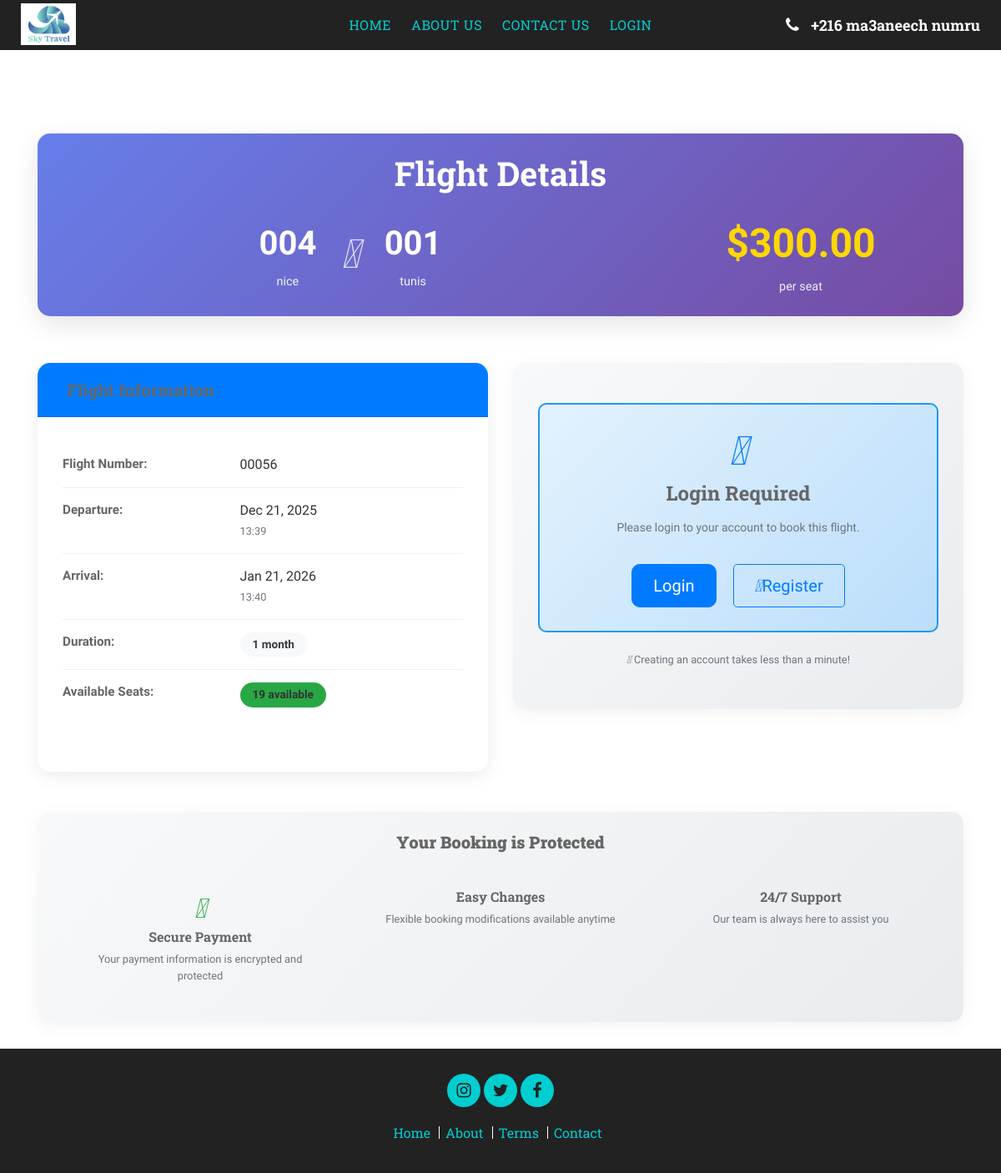
Page /flight/3/ on the committed database.
### reservations/models.py (models this page shows, shortened)
class Flight(models.Model):
    number = models.CharField(max_length=10)
    origin = models.ForeignKey(Airport, related_name='departures', on_delete=models.CASCADE)
    destination = models.ForeignKey(Airport, related_name='arrivals', on_delete=models.CASCADE)
    departure_time = models.DateTimeField()
    arrival_time = models.DateTimeField()
    price = models.DecimalField(max_digits=10, decimal_places=2)
    seats = models.PositiveIntegerField()
    class Meta:
        constraints = [
            models.CheckConstraint(
                check=Q(arrival_time__gt=F("departure_time")),
                name="arrival_after_departure",
            ),
            models.CheckConstraint(
                check=Q(price__gte=0) & Q(seats__gte=0),
                name="non_negative_price_seats",
            ),
        ]

class Airport(models.Model):
    code = models.CharField(max_length=10, unique=True)
    name = models.CharField(max_length=100)
    city = models.CharField(max_length=100)
    country = models.CharField(max_length=100)

### reservations/views.py (the view)
# urls.py: path('flight/<int:pk>/', views.flight_detail, name='flight_detail'),  # Detail page (no login required)
def flight_detail(request, pk):
    flight = get_object_or_404(Flight, pk=pk)
    booked_seats = Booking.objects.filter(flight=flight).aggregate(total=Sum("seats")).get("total") or 0
    available_seats = max(flight.seats - booked_seats, 0)
    return render(request, "reservations/flight_detail.html", {
        "flight": flight,
        "available_seats": available_seats
    })

### templates/reservations/flight_detail.html (shortened to what this page needs)
{% extends 'base_template/base.html' %}
{% load static %}
{% load tz %}
{% block content %}
<div class="container detail-container">
    <div class="row mb-4">
        <div class="col-12">
            <div class="card flight-header-card">
                <div class="card-body py-4">
                    <h1 class="text-center mb-4">Flight Details</h1>
                    <div class="row align-items-center">
                        <div class="col-md-8">
                            <div class="flight-route">
                                <div class="airport-info">
                                    <div class="airport-code">{{ flight.origin.code }}</div>
                                    <div class="airport-city">{{ flight.origin.city }}</div>
                                </div>
                                <div class="plane-icon">
                                    <i class="fas fa-plane fa-3x"></i>
                                </div>
                                <div class="airport-info">
                                    <div class="airport-code">{{ flight.destination.code }}</div>
                                    <div class="airport-city">{{ flight.destination.city }}</div>
                                </div>
                            </div>
                        </div>
                        <div class="col-md-4">
                            <div class="price-display">
                                <div class="price-amount">${{ flight.price }}</div>
                                <div class="price-label">per seat</div>
                            </div>
                        </div>
                    </div>
                </div>
            </div>
        </div>
    </div>
    <div class="row">
        <div class="col-lg-6 mb-4">
            <div class="card details-card">
                <div class="card-header bg-primary text-white">
                    <h5 class="mb-0"><i class="fas fa-info-circle me-2"></i>Flight Information</h5>
                </div>
                <div class="card-body">
                    <div class="detail-row">
                        <div class="row">
                            <div class="col-5 detail-label">Flight Number:</div>
                            <div class="col-7 detail-value">{{ flight.number }}</div>
                        </div>
                    </div>
                    <div class="detail-row">
                        <div class="row">
                            <div class="col-5 detail-label">Departure:</div>
                            <div class="col-7 detail-value">
                                {{ flight.departure_time|localtime|date:"M d, Y" }}<br>
                                <small class="text-muted">{{ flight.departure_time|localtime|time:"H:i" }}</small>
                            </div>
                        </div>
                    </div>
                    <div class="detail-row">
                        <div class="row">
                            <div class="col-5 detail-label">Arrival:</div>
                            <div class="col-7 detail-value">
                                {{ flight.arrival_time|localtime|date:"M d, Y" }}<br>
                                <small class="text-muted">{{ flight.arrival_time|localtime|time:"H:i" }}</small>
                            </div>
                        </div>
                    </div>
                    <div class="detail-row">
                        <div class="row">
                            <div class="col-5 detail-label">Duration:</div>
                            <div class="col-7 detail-value">
                                {% with duration=flight.arrival_time|timeuntil:flight.departure_time %}
                                <span class="badge bg-light text-dark">{{ duration }}</span>
                                {% endwith %}
                            </div>
                        </div>
                    </div>
                    <div class="detail-row">
                        <div class="row">
                            <div class="col-5 detail-label">Available Seats:</div>
                            <div class="col-7 detail-value">
                                {% if available_seats > 5 %}
                                    <span class="badge bg-success">{{ available_seats }} available</span>
                                {% elif available_seats > 0 %}
                                    <span class="badge bg-warning text-dark">Only {{ available_seats }} left!</span>
                                {% else %}
                                    <span class="badge bg-danger">Sold out</span>
                                {% endif %}
                            </div>
                        </div>
                    </div>
                </div>
            </div>
        </div>
        <div class="col-lg-6 mb-4">
            <div class="card booking-action-card">
                <div class="card-body text-center py-5">
                    {% if available_seats > 0 %}
                        {% if user.is_authenticated %}
                            <i class="fas fa-ticket-alt fa-4x text-success mb-4"></i>
                            <h4 class="mb-3">Ready to Book?</h4>
                            <p class="text-muted mb-4">
                                Book your flight now and receive instant confirmation via email.
                            </p>
                            <a href="{% url 'flight_book_page' flight.pk %}" class="btn btn-success btn-lg px-5">
                                <i class="fas fa-plane-departure me-2"></i>Book Now
                            </a>
                        {% else %}
                            <div class="login-required-alert">
                                <i class="fas fa-lock fa-3x text-primary mb-3"></i>
                                <h4 class="mb-3">Login Required</h4>
                                <p class="text-muted mb-4">
                                    Please login to your account to book this flight.
                                </p>
                                <a href="{% url 'login' %}?next={% url 'flight_book_page' flight.pk %}" class="btn btn-primary btn-lg me-2 mb-2">
                                    Login
                                </a>
                                <a href="{% url 'register' %}?next={% url 'flight_book_page' flight.pk %}" class="btn btn-outline-primary btn-lg mb-2">
                                    <i class="fas fa-user-plus me-2"></i>Register
                                </a>
                            </div>
                            <div class="mt-3">
                                <small class="text-muted">
                                    <i class="fas fa-info-circle me-1"></i>
                                    Creating an account takes less than a minute!
                                </small>
                            </div>
                        {% endif %}
                    {% endif %}
                </div>
            </div>
        </div>
    </div>
    <div class="row mt-4">
        <div class="col-12">
            <div class="card protection-card">
                <div class="card-body py-4">
                    <h5 class="text-center mb-4">
                        <strong>Your Booking is Protected</strong>
                    </h5>
                    <div class="row text-center">
                        <div class="col-md-4">
                            <div class="protection-item">
                                <i class="fas fa-lock protection-icon text-success"></i>
                                <h6 class="mb-2 fw-bold">Secure Payment</h6>
                                <p class="text-muted small mb-0">Your payment information is encrypted and protected</p>
                            </div>
                        </div>
                        <div class="col-md-4">
                            <div class="protection-item">
                                <h6 class="mb-2 fw-bold">Easy Changes</h6>
                                <p class="text-muted small mb-0">Flexible booking modifications available anytime</p>
                            </div>
                        </div>
                        <div class="col-md-4">
                            <div class="protection-item">
                                <h6 class="mb-2 fw-bold">24/7 Support</h6>
                                <p class="text-muted small mb-0">Our team is always here to assist you</p>
                            </div>
                        </div>
                    </div>
                </div>
            </div>
        </div>
    </div>
</div>
{% endblock %}

### static/css/hover-style.css (style rules this page uses)
body { background-color:#f1f1f2 }

### static/css/style.css (style rules this page uses)
* { box-sizing: border-box; }
body { color: #666; font-family: 'Raleway', sans-serif; font-weight: 400; background: #ffffff; }
a { color: #222222; transition: 0.5s; }
p { color: #666; font-size: 14px; line-height: 24px; padding: 0; margin: 0 0 15px 0; }
h1, h2, h3, h4, h5, h6 { font-family: 'Roboto Slab', serif; margin: 0; padding: 0; color: #666; font-weight: 700; }
.container { padding-top: 20px; padding-bottom: 20px; }
.card { margin-bottom: 2rem; }
.btn { margin: 5px; }
h1, h2, h3, h4, h5, h6 { margin-bottom: 1rem; }
p { margin-bottom: 1rem; line-height: 1.6; }
.btn { margin: 8px !important; padding: 10px 25px !important; font-weight: 500 !important; transition: all 0.3s ease !important; }
.fas, .fa { margin-bottom: 15px !important; }
h1, h2, h3, h4, h5, h6 { margin-bottom: 1rem !important; }
p { margin-bottom: 1rem !important; line-height: 1.6 !important; }
.container { padding-top: 0 !important; padding-bottom: 0 !important; }

### templates/reservations/flight_detail.html (style rules this page uses)
.detail-container { padding-top: 100px !important; padding-bottom: 60px; }
.flight-header-card { background: linear-gradient(135deg, #667eea 0%, #764ba2 100%); border: none; border-radius: 15px; color: white; box-shadow: 0 10px 30px rgba(0,0,0,0.1); }
.flight-header-card h1 { color: white; font-weight: 700; }
.flight-route { display: flex; align-items: center; justify-content: center; }
.airport-info { text-align: center; }
.airport-code { font-size: 2.5rem; font-weight: 700; color: white; margin-bottom: 5px; }
.airport-city { color: rgba(255,255,255,0.9); font-size: 0.9rem; }
.plane-icon { margin: 0 30px; color: rgba(255,255,255,0.8); }
.price-display { text-align: center; }
.price-amount { font-size: 3rem; font-weight: 700; color: #ffd700; margin-bottom: 5px; }
.price-label { color: rgba(255,255,255,0.9); font-size: 0.9rem; }
.details-card { border: none; border-radius: 15px; box-shadow: 0 5px 20px rgba(0,0,0,0.08); height: 100%; }
.card-header { border-radius: 15px 15px 0 0 !important; font-weight: 600; padding: 20px; }
.card-body { padding: 30px; }
.detail-row { padding: 15px 0; border-bottom: 1px solid #f0f0f0; }
.detail-row:last-child { border-bottom: none; }
.detail-label { color: #666; font-weight: 600; font-size: 0.95rem; }
.detail-value { color: #333; font-size: 1rem; }
.badge { padding: 8px 15px; border-radius: 20px; font-size: 0.85rem; font-weight: 600; }
.btn-primary { border-radius: 10px; padding: 10px 30px; font-weight: 600; }
.booking-action-card { background: linear-gradient(135deg, #f8f9fa 0%, #e9ecef 100%); border: none; border-radius: 15px; box-shadow: 0 5px 20px rgba(0,0,0,0.05); }
.protection-card { background: linear-gradient(135deg, #f8f9fa 0%, #e9ecef 100%); border: none; border-radius: 15px; box-shadow: 0 5px 20px rgba(0,0,0,0.05); }
.protection-item { padding: 20px; transition: transform 0.3s ease; }
.protection-icon { font-size: 2rem; margin-bottom: 10px; }
.login-required-alert { background: linear-gradient(135deg, #e3f2fd 0%, #bbdefb 100%); border: 2px solid #2196f3; border-radius: 10px; padding: 20px; margin-bottom: 20px; }

### rows in the picture
Flight: origin.code "004", origin.city "nice", destination.code "001", destination.city "tunis", price "300.00", number "00056", departure_time "Dec 21, 2025", departure_time "13:39", arrival_time "Jan 21, 2026", arrival_time "13:40"

### other values in the picture
{{ duration }} "1 month"
{{ available_seats }} "19"
